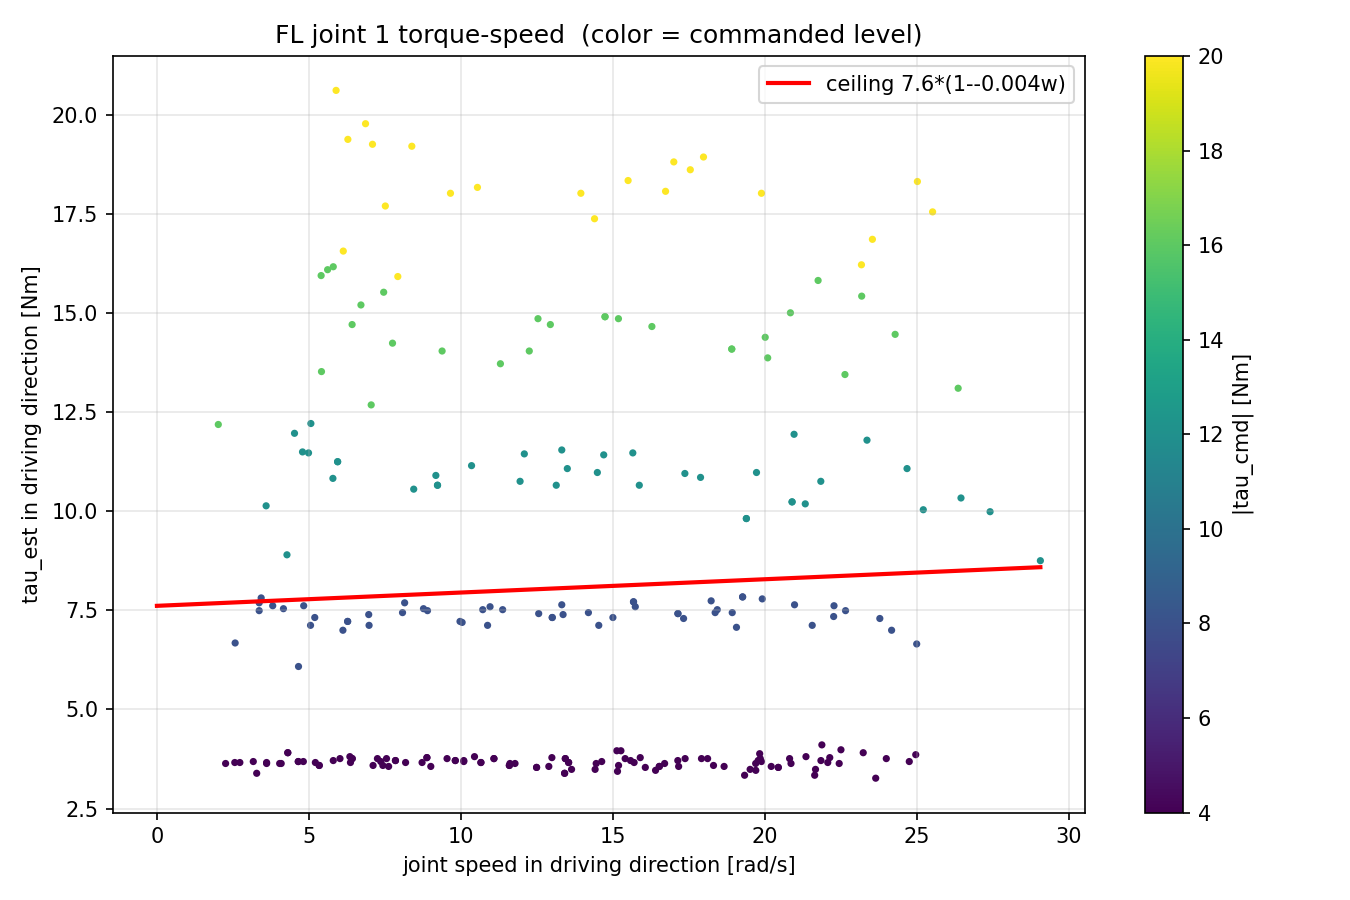

This chart was generated by the following Python code:
"""Single-joint torque-speed droop test: fires constant-torque bursts on one unloaded joint (robot ON ITS BACK), logs commanded vs estimated torque across speed, fits the ceiling curve tau_max(w) = a*(1 - s*w)."""
import sys
import time
import threading

import numpy as np
import matplotlib
matplotlib.use("Agg")
import matplotlib.pyplot as plt

# ---------------- config ----------------
LEG = "FL"                                 # FL / FR / RL / RR
JOINT = 1                                  # 0 abd, 1 thigh, 2 calf (thigh = widest travel)
TAU_LEVELS = (4.0, 8.0, 12.0, 16.0, 20.0)  # Nm, each fired in both directions
TRAVEL = (-0.9, 1.3)                       # rad; belly-up floor clearance (2.7 OK if trunk suspended)
DQ_CAP = 24.0                              # rad/s, abort burst above this
BURST_TIMEOUT = 0.8                        # s
DT = 0.002
HOLD_KP, HOLD_KD = 40.0, 2.0
CATCH_KD = 2.0
START_POSE = np.array([0.0, 1.36, -2.65] * 4)   # MuJoCo order, calves tucked
TAU_LIMIT = 23.7                           # abd/thigh spec stall
OUT = "droop_test"
# -----------------------------------------

JOINT_REORDERING = [3, 4, 5, 0, 1, 2, 9, 10, 11, 6, 7, 8]   # MuJoCo -> firmware
LEG_IDX = {"FL": 0, "FR": 1, "RL": 2, "RR": 3}
MJ = LEG_IDX[LEG] * 3 + JOINT
FW = JOINT_REORDERING[MJ]


def build_trials():
    trials = []
    for tau in TAU_LEVELS:
        trials.append((+tau, TRAVEL[0], TRAVEL[1]))
        trials.append((-tau, TRAVEL[1], TRAVEL[0]))
    return trials


def fit_and_plot(npz_path):
    f = np.load(npz_path)
    dq, tau_est, tau_cmd, volt = f["dq"], f["tau_est"], f["tau_cmd"], f["volt"]
    sgn = np.sign(tau_cmd)
    v = dq * sgn                                        # speed in the driving direction
    te = tau_est * sgn
    drive = v > 2.0
    sag = drive & (te < 0.9 * np.abs(tau_cmd))          # points on the ceiling
    print(f"{len(dq)} samples, {int(drive.sum())} driving, {int(sag.sum())} on ceiling, "
          f"battery {volt.min():.1f}-{volt.max():.1f} V")
    if sag.sum() >= 20:
        A = np.stack([np.ones(int(sag.sum())), -v[sag]], axis=1)
        (a, b), *_ = np.linalg.lstsq(A, te[sag], rcond=None)
        s = b / a
        print(f"ceiling fit: tau_max(w) = {a:.1f} * (1 - {s:.4f}*w)   (stall {a:.1f} Nm vs spec {TAU_LIMIT})")
        print(f"sim TORQUE_SPEED_SLOPE equivalent ~= {s:.3f}")
    else:
        a = s = None
        print("no significant droop detected in this speed range "
              f"(max driving speed {v[drive].max() if drive.any() else 0:.1f} rad/s)")
    fig, ax = plt.subplots(figsize=(9, 6))
    sc = ax.scatter(v[drive], te[drive], c=np.abs(tau_cmd[drive]), s=6, cmap="viridis")
    plt.colorbar(sc, label="|tau_cmd| [Nm]")
    if a is not None:
        vv = np.linspace(0, max(v[drive].max(), 1), 50)
        ax.plot(vv, a * (1 - s * vv), "r-", lw=2, label=f"ceiling {a:.1f}*(1-{s:.3f}w)")
        ax.legend()
    ax.set_xlabel("joint speed in driving direction [rad/s]")
    ax.set_ylabel("tau_est in driving direction [Nm]")
    ax.set_title(f"{LEG} joint {JOINT} torque-speed  (color = commanded level)")
    ax.grid(True, alpha=0.3)
    fig.tight_layout()
    fig.savefig(OUT + ".png", dpi=150)
    print(f"saved {OUT}.png")


class DroopTest:
    def __init__(self):
        self.low_cmd = unitree_go_msg_dds__LowCmd_()
        self.low_state = None
        self.crc = CRC()
        self.trials = build_trials()
        self.trial = -1
        self.phase = "align"
        self.timer = 0
        self.align_from = None
        self.pre_from = None
        self.log = []
        self.done = threading.Event()
        self.estop = threading.Event()

    def Init(self):
        for i in range(20):
            self.low_cmd.head[0] = 0xFE
            self.low_cmd.head[1] = 0xEF
            self.low_cmd.level_flag = 0xFF
            self.low_cmd.motor_cmd[i].mode = 0x01
            self.low_cmd.motor_cmd[i].q = go2.PosStopF
            self.low_cmd.motor_cmd[i].dq = go2.VelStopF
        self.pub = ChannelPublisher("rt/lowcmd", LowCmd_)
        self.pub.Init()
        self.sub = ChannelSubscriber("rt/lowstate", LowState_)
        self.sub.Init(self.OnLowState, 10)
        sc = SportClient(); sc.SetTimeout(5.0); sc.Init()
        msc = MotionSwitcherClient(); msc.SetTimeout(5.0); msc.Init()
        status, result = msc.CheckMode()
        while result["name"]:
            sc.StandDown()
            msc.ReleaseMode()
            status, result = msc.CheckMode()
            time.sleep(1)

    def OnLowState(self, msg):
        self.low_state = msg
        if self.phase == "burst" and 0 <= self.trial < len(self.trials):
            m = msg.motor_state[FW]
            self.log.append((time.time(), m.q, m.dq, m.tau_est,
                             self.trials[self.trial][0], self.trial, msg.power_v))

    def set_joint(self, mj, q, dq, kp, kd, tau):
        c = self.low_cmd.motor_cmd[JOINT_REORDERING[mj]]
        c.q, c.dq, c.kp, c.kd, c.tau = float(q), float(dq), float(kp), float(kd), float(tau)

    def Step(self):
        if self.low_state is None:
            return
        if self.estop.is_set():
            for i in range(12):
                self.set_joint(i, 0, 0, 0, 5.0, 0)
            self.publish()
            return
        qs = np.array([self.low_state.motor_state[JOINT_REORDERING[i]].q for i in range(12)])
        dq_test = self.low_state.motor_state[FW].dq
        q_test = self.low_state.motor_state[FW].q
        self.timer += 1
        t = self.timer * DT

        if self.phase == "align":
            if self.align_from is None:
                self.align_from = qs.copy()
            r = min(t / 3.0, 1.0)
            tgt = (1 - r) * self.align_from + r * START_POSE
            for i in range(12):
                self.set_joint(i, tgt[i], 0, HOLD_KP, HOLD_KD, 0)
            if r >= 1.0:
                self.next_trial()
        elif self.phase == "pre":
            tau, q0, q1 = self.trials[self.trial]
            if self.pre_from is None:
                self.pre_from = q_test
            r = min(t / 2.0, 1.0)
            self.hold_others()
            self.set_joint(MJ, (1 - r) * self.pre_from + r * q0, 0, HOLD_KP, HOLD_KD, 0)
            if r >= 1.0:
                self.phase, self.timer = "settle", 0
        elif self.phase == "settle":
            tau, q0, q1 = self.trials[self.trial]
            self.hold_others()
            self.set_joint(MJ, q0, 0, HOLD_KP, HOLD_KD, 0)
            if t >= 0.5:
                self.phase, self.timer = "burst", 0
                print(f"trial {self.trial + 1}/{len(self.trials)}: tau {tau:+.0f} Nm", flush=True)
        elif self.phase == "burst":
            tau, q0, q1 = self.trials[self.trial]
            self.hold_others()
            self.set_joint(MJ, 0, 0, 0, 0, tau)
            past = q_test > q1 if tau > 0 else q_test < q1
            if past or abs(dq_test) > DQ_CAP or t > BURST_TIMEOUT:
                self.phase, self.timer = "catch", 0
        elif self.phase == "catch":
            self.hold_others()
            self.set_joint(MJ, 0, 0, 0, CATCH_KD, 0)
            if t > 0.3 and abs(dq_test) < 0.5:
                self.next_trial()
        self.publish()

    def hold_others(self):
        for i in range(12):
            if i != MJ:
                self.set_joint(i, START_POSE[i], 0, HOLD_KP, HOLD_KD, 0)

    def next_trial(self):
        self.trial += 1
        self.pre_from = None
        self.timer = 0
        if self.trial >= len(self.trials):
            self.phase = "damp"
            for i in range(12):
                self.set_joint(i, 0, 0, 0, 2.0, 0)
            self.done.set()
        else:
            self.phase = "pre"

    def publish(self):
        self.low_cmd.crc = self.crc.Crc(self.low_cmd)
        self.pub.Write(self.low_cmd)


def main():
    print("WARNING: robot MUST be on its back (or fully suspended) with legs free to swing.")
    print(f"Test joint: {LEG} joint {JOINT} (firmware idx {FW}), torque levels {TAU_LEVELS} Nm both directions.")
    input("Press Enter to start...")
    if len(sys.argv) > 1:
        ChannelFactoryInitialize(0, sys.argv[1])
    else:
        ChannelFactoryInitialize(0)
    dt_obj = DroopTest()
    dt_obj.Init()
    thread = RecurrentThread(interval=DT, target=dt_obj.Step, name="droop")
    threading.Thread(target=lambda: (input(), dt_obj.estop.set()), daemon=True).start()
    thread.Start()
    while not dt_obj.done.wait(0.5):
        if dt_obj.estop.is_set():
            print("E-STOP: damping mode.")
            time.sleep(2)
            return
    time.sleep(1)
    log = np.array(dt_obj.log)
    np.savez(OUT + ".npz", t=log[:, 0], q=log[:, 1], dq=log[:, 2], tau_est=log[:, 3],
             tau_cmd=log[:, 4], trial=log[:, 5], volt=log[:, 6])
    print(f"saved {OUT}.npz ({len(log)} samples)")
    fit_and_plot(OUT + ".npz")


if __name__ == "__main__":
    if len(sys.argv) > 2 and sys.argv[1] == "fit":
        OUT = sys.argv[2].rsplit(".", 1)[0]
        fit_and_plot(sys.argv[2])
        sys.exit(0)
    from unitree_sdk2py.core.channel import ChannelPublisher, ChannelFactoryInitialize
    from unitree_sdk2py.core.channel import ChannelSubscriber
    from unitree_sdk2py.idl.default import unitree_go_msg_dds__LowCmd_
    from unitree_sdk2py.idl.unitree_go.msg.dds_ import LowCmd_, LowState_
    from unitree_sdk2py.utils.crc import CRC
    from unitree_sdk2py.utils.thread import RecurrentThread
    import unitree_legged_const as go2
    from unitree_sdk2py.comm.motion_switcher.motion_switcher_client import MotionSwitcherClient
    from unitree_sdk2py.go2.sport.sport_client import SportClient
    main()
